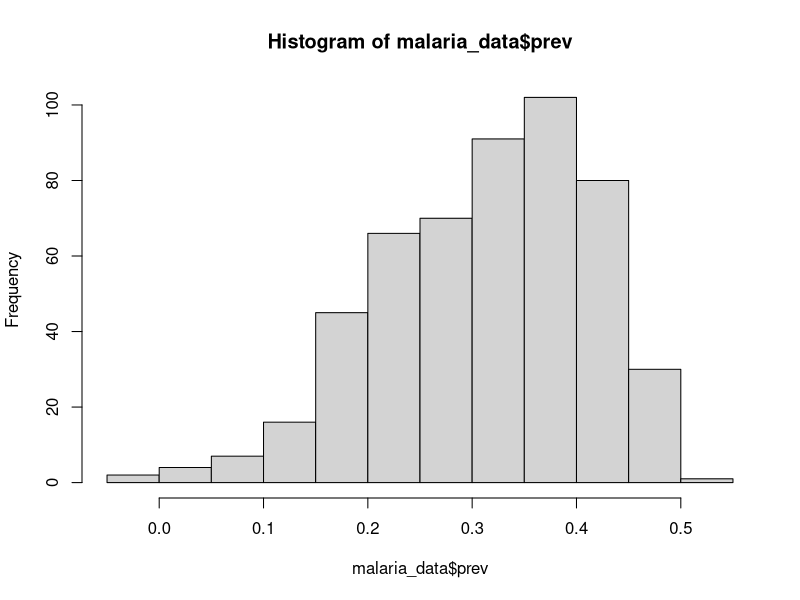
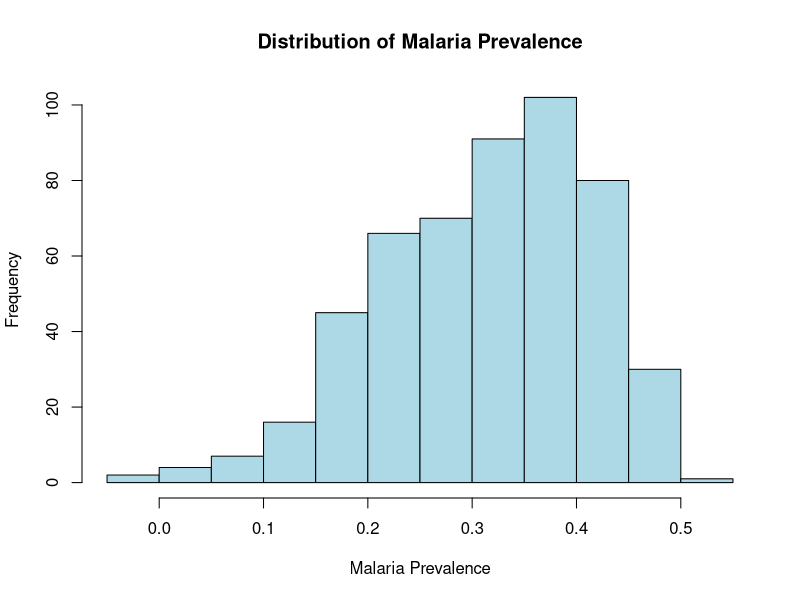
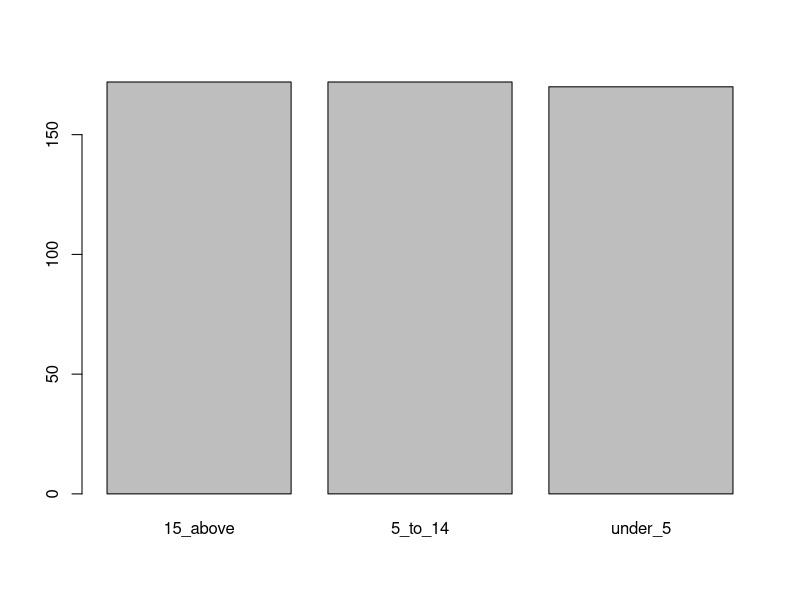
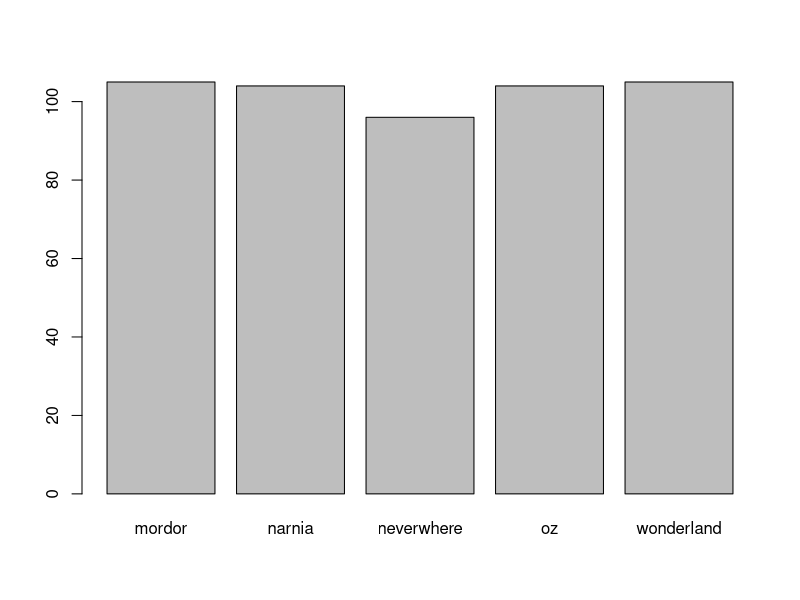
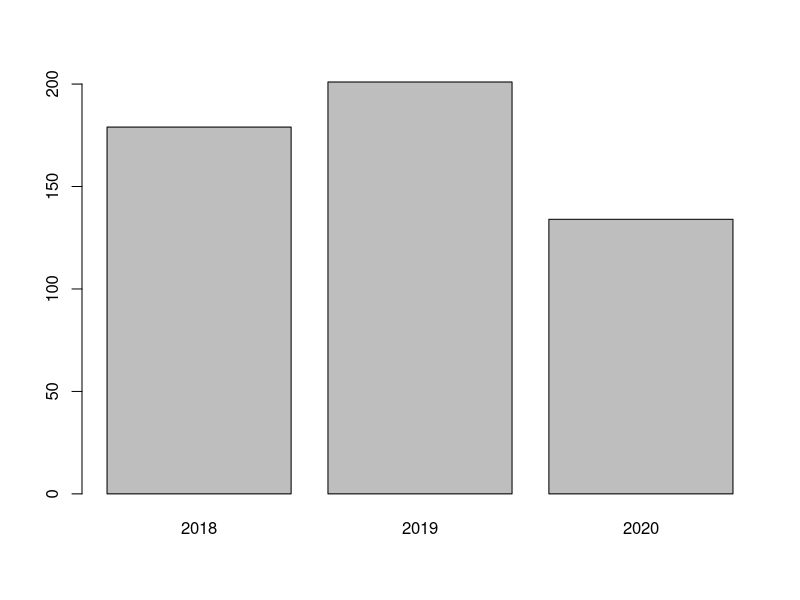
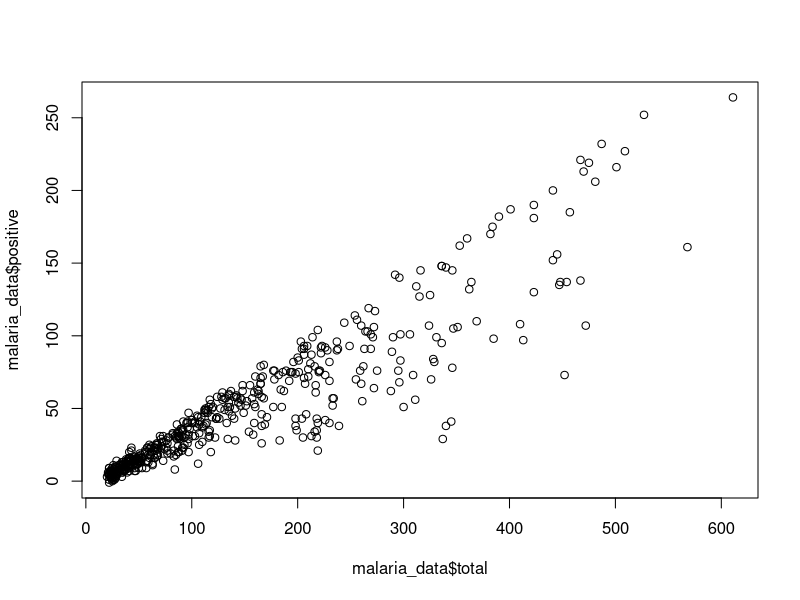
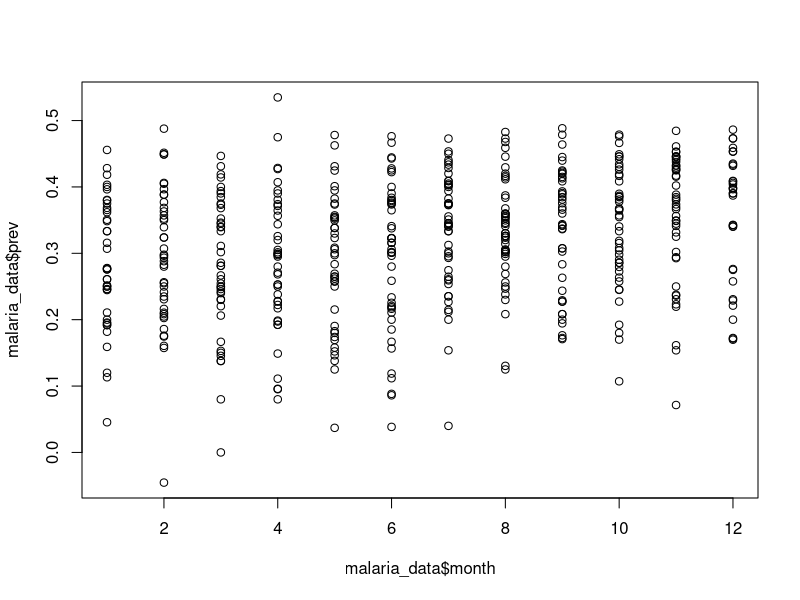
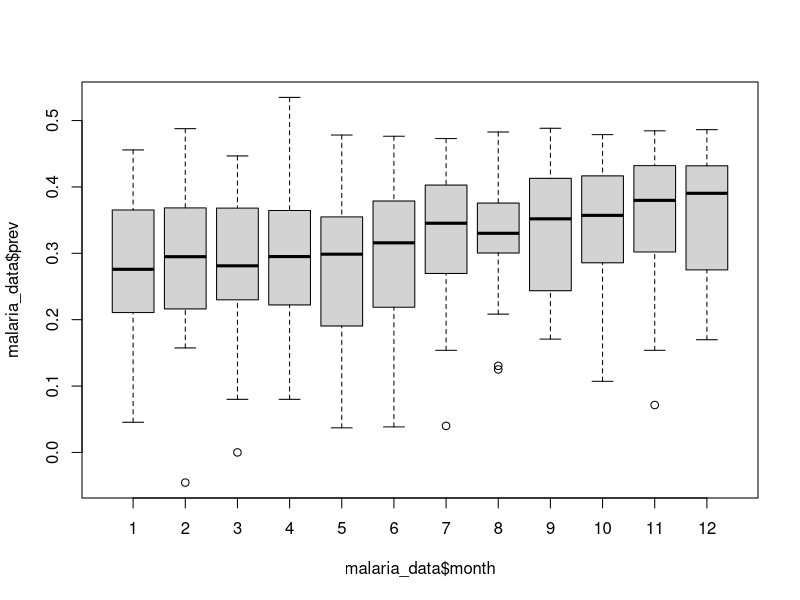

Generate these figures, in order, with R:
## ---- chunk 1
#| warning: false
#| message: false
# load packages
library(tidyverse)
## ---- chunk 2
#| echo: false
# Load example data
malaria_data   <- read_csv("01_data-vis/data/mockdata_cases.csv", 
  col_types = cols())
mosquito_data  <- read_csv("01_data-vis/data/mosq_mock.csv", col_types = cols())
## ---- chunk 3
#| warning: false
#| message: false
sum(is.na(malaria_data))
## ---- chunk 4
#| warning: false
#| message: false
hist(malaria_data$prev)
hist(malaria_data$prev, 
    breaks = 10, 
    main = "Distribution of Malaria Prevalence",
    xlab = "Malaria Prevalence",
    ylab = "Frequency",
    col = "lightblue",
    border = "black")
## ---- chunk 5
#| warning: false
#| message: false
barplot(table(malaria_data$ages))
barplot(table(malaria_data$location))
barplot(table(malaria_data$year))
## ---- chunk 6
#| warning: false
#| message: false
plot(malaria_data$total, malaria_data$positive)
plot(malaria_data$month, malaria_data$prev)
## ---- chunk 7
#| warning: false
#| message: false
boxplot(malaria_data$prev ~ malaria_data$month) 
boxplot(malaria_data$prev ~ malaria_data$location) 
## ---- chunk 8
ggplot(data = malaria_data) 
## ---- chunk 9
ggplot(data = malaria_data, aes(x = total, y = positive)) 
## ---- chunk 10
ggplot(data = malaria_data, aes(x = total, y = positive)) + geom_point()
## ---- chunk 11
ggplot(data = malaria_data, aes(x = prev)) +
  geom_histogram(bins = 20)  # the "bins" argument specifies the number of bars

ggplot(data = malaria_data, aes(x = year)) +
  geom_bar(fill = "tomato")  # the "fill" argument specifies the color of the bars

ggplot(data = malaria_data, aes(x = location, y = prev)) +
  geom_boxplot() +
  geom_jitter(alpha = 0.2)  # geom_jitter adds jittered points to the plot, and 
                            # the "alpha" argument specifies the transparency

ggplot(data = malaria_data, aes(x = location, y = prev)) +
  geom_violin() +          # Violin plot are similar to boxplots, but illustrate 
  geom_jitter(alpha = 0.2) # the distribution of the data

ggplot(data = malaria_data, aes(x = total, y = positive)) +
  geom_point() +
  geom_smooth(method = "lm")  # The smooth geom add a smoothed line to the plot, 
                              # using the "lm" or other methods
## ---- chunk 12
ggplot(data = malaria_data, aes(x = total, y = positive, color = location)) +
  geom_point()
## ---- chunk 13
ggplot(data = malaria_data, aes(x = total, y = positive)) +
  geom_point(color = "tomato")
## ---- chunk 14
ggplot(data = malaria_data, aes(x = prev, fill = ages)) +
  geom_histogram(color = "black")

ggplot(data = malaria_data, aes(x = location, y = prev, fill = location)) +
  geom_boxplot() +
  geom_jitter(alpha = 0.2)

ggplot(data = malaria_data, aes(x = total, y = positive, color = location), alpha = 0.5) +
  geom_point() +
  geom_smooth(method = "lm", se = FALSE)

ggplot(data = malaria_data, aes(x = xcoord, y = ycoord, color = location)) +
  geom_point(alpha = 0.5)
## ---- chunk 15
ggplot(data = malaria_data, aes(x = location, y = prev, fill = location)) +
  geom_boxplot() +
  geom_jitter(alpha = 0.2) +
  theme_classic()

ggplot(data = malaria_data, aes(x = location, y = prev, fill = location)) +
  geom_boxplot() +
  geom_jitter(alpha = 0.2) +
  theme_bw()

ggplot(data = malaria_data, aes(x = location, y = prev, fill = ages)) +
  geom_boxplot() +
  geom_jitter(alpha = 0.2) +
  theme_classic() +
  theme(legend.position = "bottom")
## ---- chunk 16
ggplot(data = malaria_data, aes(x = location, y = prev, fill = ages)) +
  geom_boxplot() +
  geom_jitter(alpha = 0.2) +
  labs(title = "Malaria prevalence by location and age group",
       subtitle = "Data from 2018 - 2020",
       x = "Location",
       y = "Prevalence",
       fill = "Age group") +
  theme_classic() +
  theme(legend.position = "bottom")
## ---- chunk 17
ggplot(data = malaria_data, aes(x = location, y = prev, fill = location)) +
  geom_boxplot() +
  geom_jitter(alpha = 0.2) +
  scale_fill_brewer(palette = "Set1")
## ---- chunk 18
ggplot(data = malaria_data, aes(x = location, y = prev, fill = location)) +
  geom_boxplot() +
  geom_jitter(alpha = 0.2) +
  scale_fill_manual(values = c("#C6E0FF", "#136F63", "#E0CA3C", "#F34213", "#3E2F5B"))
## ---- chunk 19
ggplot(data = malaria_data, aes(x = total, y = positive, color = prev)) +
  geom_point() +
  scale_color_gradient(low = "blue", high = "red")

ggplot(data = malaria_data, aes(x = total, y = positive, color = prev)) +
  geom_point() +
  # use viridis package to create custom color palettes
  scale_color_viridis_c(option = "magma")  
## ---- chunk 20
ggplot(data = malaria_data, aes(x = total, y = positive, color = prev)) +
  geom_point() +
  scale_color_viridis_c(option = "magma") +
  facet_wrap(~ location)

ggplot(data = malaria_data, aes(x = location, y = prev, fill = location)) +
  geom_boxplot() +
  geom_jitter(alpha = 0.2) +
  facet_wrap(~ ages) +
  coord_flip() +  # flips the x and y axes
  scale_fill_manual(
    values = c("#C6E0FF", "#136F63", "#E0CA3C", "#F34213", "#3E2F5B")) +
  labs(title = "Malaria prevalence by location and age group",
       subtitle = "Data from 2018 - 2020",
       x = "Location",
       y = "Prevalence",
       fill = "Age group") +
theme_classic()

ggplot(data = malaria_data, aes(x = prev, fill = ages)) +
  geom_histogram(bins = 10) +
  scale_fill_viridis_d() +
  facet_grid(year ~ .)
